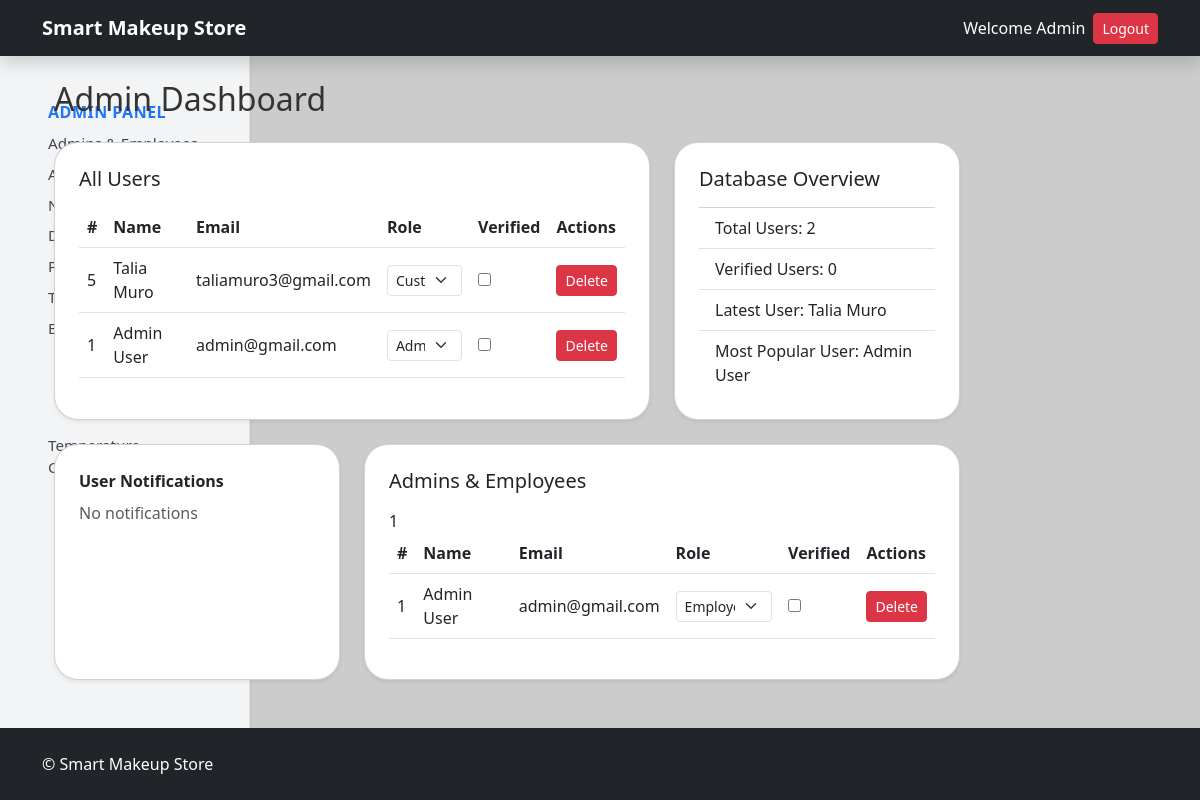
The page /admin-dashboard (signed in) on the database as committed earlier.
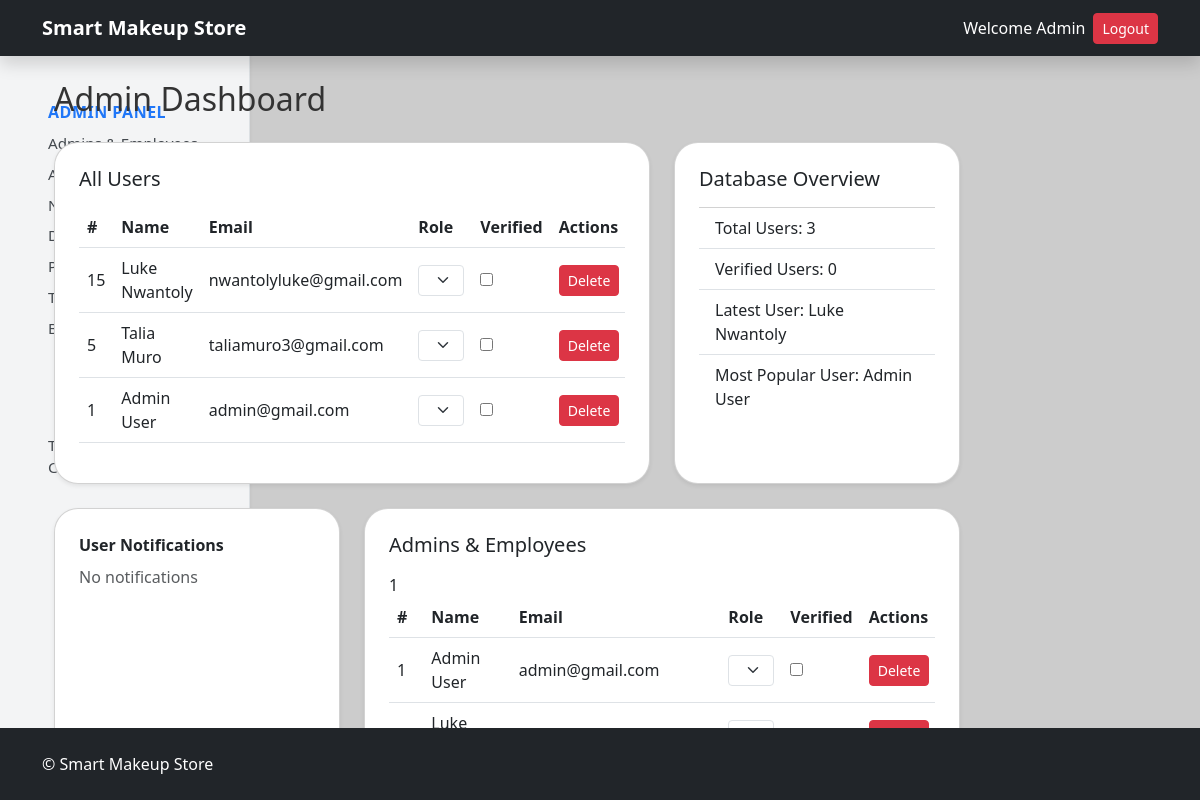
The same page on the database as committed later.
### tables this page shows
CREATE TABLE users (
            user_id INTEGER PRIMARY KEY AUTOINCREMENT,
            user_fname TEXT NOT NULL,
            user_lname TEXT NOT NULL,
            user_email TEXT UNIQUE NOT NULL,
            user_password TEXT,
            user_role TEXT DEFAULT 'customer',
            user_verified INTEGER DEFAULT 0,
            user_created_at TIMESTAMP DEFAULT CURRENT_TIMESTAMP
        , user_loyalty_points INTEGER DEFAULT 0);

### routes/store.py (the view)
@app.route('/admin-dashboard')
def adminDashboard():
    if session.get('user_role') != 'admin':
        flash("Unauthorized access.", "danger")
        return redirect(url_for('store.storeIndex'))
    storeDb = db.getDB()
    all_users = storeDb.execute('SELECT * FROM users ORDER BY user_created_at DESC').fetchall()
    staff = storeDb.execute('SELECT * FROM users WHERE user_role IN ("admin","employee")').fetchall()
    user_notifications = storeDb.execute('''
        SELECT * FROM notifications
        WHERE notif_id IS NOT NULL
        ORDER BY notif_created_at DESC
        LIMIT 5
    ''').fetchall()
    total_users = storeDb.execute('SELECT COUNT(*) as cnt FROM users').fetchone()['cnt']
    verified_users = storeDb.execute('SELECT COUNT(*) as cnt FROM users WHERE user_verified=1').fetchone()['cnt']
    latest_user = storeDb.execute('SELECT * FROM users ORDER BY user_created_at DESC LIMIT 1').fetchone()
    popular_user = storeDb.execute('''
        SELECT users.*, COUNT(customers.customer_id) as posts
        FROM users
        LEFT JOIN customers ON users.user_id = customers.user_id
        GROUP BY users.user_id
        ORDER BY posts DESC
        LIMIT 1
    ''').fetchone()
    storeDb.close()
    db_stats = {
        "total_users": total_users,
        "verified_users": verified_users,
        "latest_user": latest_user,
        "most_popular_user": popular_user
    }
    return render_template(
        'adminDashboard.html',
        all_users=all_users,
        staff=staff,
        notifications=user_notifications,
        db_stats=db_stats
    )

### models/database.py (called while the page is built)
def getDB():
    conn = sqlite3.connect('store.db', check_same_thread=False)
    conn.row_factory = sqlite3.Row
    return conn

### templates/adminDashboard.html (shortened to what this page needs)
{% extends "base.html" %}
{% block content %}
<div class="container-fluid">
    <div class="row">
        {% include "adminSidebar.html" with context %}
        <div class="col-md-9 l-4 col-lg-10"
             data-bs-spy="scroll"
             data-bs-target="#navbar-example3"
             data-bs-offset="100"
             tabindex="0">
            <h2 class="mb-4">Admin Dashboard</h2>
            <div class="dashboard-grid d-grid gap-4" style="
                 grid-template-columns: repeat(3, 1fr);
                 grid-auto-rows: minmax(200px, auto);">
                <div id="all-users-section" class="card shadow-sm p-4 dashboard-card" style="grid-column: span 2;">
                    <h5>All Users</h5>
                    <div class="table-responsive mt-2">
                        <table class="table table-hover align-middle">
                            <thead>
                                <tr>
                                    <th>#</th>
                                    <th>Name</th>
                                    <th>Email</th>
                                    <th>Role</th>
                                    <th>Verified</th>
                                    <th>Actions</th>
                                </tr>
                            </thead>
                            <tbody>
                                {% for u in all_users %}
                                <tr>
                                    <td>{{ u.user_id }}</td>
                                    <td>{{ u.user_fname }} {{ u.user_lname }}</td>
                                    <td>{{ u.user_email }}</td>
                                    <td>
                                        <form method="POST" action="{{ url_for('store.adminUpdateUser', user_id=u.user_id) }}">
                                            <select name="role" class="form-select form-select-sm" onchange="this.form.submit()">
                                                <option value="customer" {% if u.user_role == 'customer' %}selected{% endif %}>Customer</option>
                                                <option value="admin" {% if u.user_role == 'admin' %}selected{% endif %}>Admin</option>
                                            </select>
                                        </form>
                                    </td>
                                    <td>
                                        <form method="POST" action="{{ url_for('store.adminUpdateUser', user_id=u.user_id) }}">
                                            <input type="checkbox" name="verified" value="1" {% if u.verified %}checked{% endif %} onchange="this.form.submit()">
                                        </form>
                                    </td>
                                    <td>
                                        <form method="POST" action="{{ url_for('store.adminDeleteUser', user_id=u.user_id) }}" onsubmit="return confirm('Delete this user?')">
                                            <button class="btn btn-sm btn-danger">Delete</button>
                                        </form>
                                    </td>
                                </tr>
                                {% endfor %}
                            </tbody>
                        </table>
                    </div>
                </div>
                <div id="db-overview-section" class="card shadow-sm p-4 dashboard-card">
                    <h5>Database Overview</h5>
                    <ul class="list-group list-group-flush mt-2">
                        <li class="list-group-item">Total Users: {{ db_stats.total_users }}</li>
                        <li class="list-group-item">Verified Users: {{ db_stats.verified_users }}</li>
                        <li class="list-group-item">Latest User: {{ db_stats.latest_user.user_fname }} {{ db_stats.latest_user.user_lname }}</li>
                        <li class="list-group-item">Most Popular User: {{ db_stats.most_popular_user.user_fname }} {{ db_stats.most_popular_user.user_lname }}</li>
                    </ul>
                </div>
                <div id="notifications-section" class="card shadow-sm p-4 dashboard-card">
                    <b>User Notifications</b>
                    <div id="notifications-container" class="notif-section-inner overflow-auto mt-2" style="max-height:300px;">
                    </div>
                </div>
                <div id="staff-section" class="card shadow-sm p-4 dashboard-card" style="grid-column: span 2;">
                    <h5>Admins & Employees</h5>
                    <div class="table-responsive mt-2">
                        <table class="table table-hover align-middle">
                            <thead>
                                <tr>
                                    <th>#</th>
                                    <th>Name</th>
                                    <th>Email</th>
                                    <th>Role</th>
                                    <th>Verified</th>
                                    <th>Actions</th>
                                </tr>
                            </thead>
                            <tbody>
                                {% for u in staff %}
                                <tr>
                                    <td>{{ u.user_id }}</td>
                                    <td>{{ u.user_fname }} {{ u.user_lname }}</td>
                                    <td>{{ u.user_email }}</td>
                                    <td>
                                        <form method="POST" action="{{ url_for('store.adminUpdateUser', user_id = u.user_id) }}">
                                            <select name="role" class="form-select form-select-sm" onchange="this.form.submit()">
                                                <option value="employee" {% if u.role == 'employee' %}selected{% endif %}>Employee</option>
                                            </select>
                                        </form>
                                    </td>
                                    <td>
                                        <form method="POST" action="{{ url_for('store.adminUpdateUser', user_id = u.user_id) }}">
                                            <input type="checkbox" name="verified" value="1" {% if u.user_verified %}checked{% endif %} onchange="this.form.submit()">
                                        </form>
                                    </td>
                                    <td>
                                        <form method="POST" action="{{ url_for('store.adminDeleteUser', user_id = u.user_id) }}" onsubmit="return confirm('Delete this user?')">
                                            <button class="btn btn-sm btn-danger">Delete</button>
                                        </form>
                                    </td>
                                </tr>
                                {% endfor %}
                            </tbody>
                        </table>
                    </div>
                </div>
            </div>
        </div>
    </div>
</div>
{% endblock %}

### templates/base.html (shortened to what this page needs)
<!doctype html>
<html>
  <head>
    <link href="https://cdn.jsdelivr.net/npm/bootstrap@5.3.0/dist/css/bootstrap.min.css" rel="stylesheet"/>
    <link href="https://cdn.jsdelivr.net/npm/bootstrap-icons@1.11.1/font/bootstrap-icons.css" rel="stylesheet">
    <link rel="stylesheet" href="{{ url_for('static', filename='css/00-Global-Styles.css') }}">
  </head>
  <body>
    <main>
        <nav class="navbar navbar-expand-lg navbar-dark bg-dark shadow">
        <div class="container">
            <a class="navbar-brand" href="{{ url_for('store.storeIndex') }}">
            <b>Smart Makeup Store</b>
            </a>
          <div class="ms-auto text-white d-flex align-items-center">
            {% if session.get('user_first_name') %}
              <span class="me-2">Welcome {{ session.get('user_first_name') }}</span>
              <form method="GET" action="{{ url_for('store.logout') }}">
                <button type="submit" class="btn btn-danger btn-sm">Logout</button>
              </form>
                {% endif %}
            </div>
            </div>
        </nav>
      <div class="container mt-4">{% block content %}{% endblock %}</div>
      <footer class="bg-dark text-white py-4 mt-auto">
        <div class="container d-flex justify-content-between align-items-center">
            <span>&copy; {{ current_year }} Smart Makeup Store</span>
        </div>
      </footer>
    </main>
  </body>
</html>

### templates/adminSidebar.html (shortened to what this page needs)
<nav
  class="admin-sidebar col-md-3 col-lg-2 d-md-block bg-light vh-100 border-end shadow-sm"
>
  <div class="position-sticky top-0 pt-4 pb-4 px-2">
    <nav class="nav flex-column">
      <a
        class="nav-link px-2 py-1 rounded"
        href="{{ url_for('store.adminDashboard') }}"
      >
        <span class="text-primary fw-bold mb-2">Admin Panel</span>
      </a>
      <a
        class="nav-link px-2 py-1 rounded"
        href="{{ url_for('store.adminDashboard') }}#staff-section"
        >Admins & Employees</a
      >
      <a
        class="nav-link px-2 py-1 rounded"
        href="{{ url_for('store.adminDashboard') }}#all-users-section"
        >All Users</a
      >
      <a
        class="nav-link px-2 py-1 rounded"
        href="{{ url_for('store.adminDashboard') }}#notifications-section"
        >Notifications</a
      >
      <a
        class="nav-link px-2 py-1 rounded"
        href="{{ url_for('store.adminDashboard') }}#db-overview-section"
        >Database Overview</a
      >
      <a
        class="nav-link px-2 py-1 rounded"
        href="{{ url_for('store.productList') }}"
        >Products</a
      >
      <a
        class="nav-link px-2 py-1 rounded"
        href="{{ url_for('store.temperatureMonitor') }}"
        >Temperature</a
      >
      <a
        class="nav-link px-2 py-1 rounded"
        href="{{ url_for('store.ble_scan_view') }}"
        >Bluetooth Sensor</a
      >
      <button
        class="btn btn-toggle align-items-center rounded collapsed"
        data-bs-toggle="collapse"
        data-bs-target="#dashboard-collapse"
        aria-expanded="false"
        style="text-align: left"
      >
      </button>
      <br />
      <br />
      <a
        class="nav-link px-2 py-1 rounded"
        href="{{ url_for('store.temperatureMonitor') }}#frig-1"
        >Temperature Controller</a
      >
    </nav>
  </div>
</nav>

### static/css/00-Global-Styles.css (style rules this page uses)
body, html { background-color: #ccc !important; color: #333; display: flex; flex-direction: column; margin: 0; padding: 0; min-height: 100vh; }
nav { position: absolute; top: 0px; }
.card { border-radius: 1.5rem !important; }
footer { background-color: #2e62c4; color: #fff; padding: 1rem 0; flex-shrink: 0; text-align: center; position: absolute; bottom: 0; width: 100%; }
.admin-sidebar { position: absolute; top: 0; left: 0; min-height: 100vh; max-height: 100%; width: 250px; padding: 6rem 2rem; z-index: -1; opacity: 0.9; }
main { position: absolute; z-index: 1; min-height: 100vh; max-height: 100%; min-width: 100vw; max-width: 100%; padding: 0; margin: 0; overflow: hidden; }
.dashboard-grid { display: grid; grid-template-columns: 1fr 1fr 1fr; gap: 1.5rem; }
.dashboard-grid .card { height: 100%; }
.admin-sidebar .nav-link { color: #343a40; font-size: 0.95rem; transition: background-color 0.2s, color 0.2s; }
.admin-sidebar span.text-primary { font-size: 1rem; text-transform: uppercase; letter-spacing: 0.5px; }

Rows that differ between the two databases and show on the page:
added users: user_id "15", user_fname "Luke", user_lname "Nwantoly", user_email "nwantolyluke@gmail.com", role "Admin", latest_user.user_fname "Luke", latest_user.user_lname "Nwantoly"
Other text that changed with them:
{{ db_stats.total_users }}: "2" → "3"
{{ db_stats.latest_user.user_fname }}: "Talia" → "Luke"
{{ db_stats.latest_user.user_lname }}: "Muro" → "Nwantoly"
